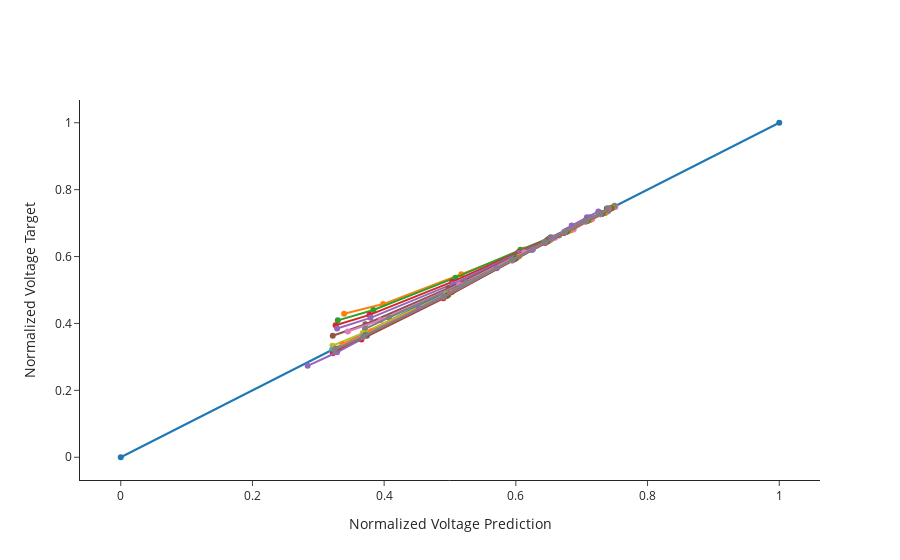

The cell this chart's notebook holds for it:
### Code cell
fig = go.Figure()
fig.add_trace(go.Scatter(x=[0, 1], y=[0, 1], showlegend=False, mode="markers+lines"))
for i in range(0, len(datasets["X_train"]), batch_size * skip):
    df_pred = pd.DataFrame(model.predict(datasets["X_train"][i : i + batch_size], verbose=0)[:, :, 2])
    df_train = pd.DataFrame(datasets["y_train"][i : i + batch_size][:, :, 2])
    fig.add_trace(
        go.Scatter(
            x=df_pred.values[0],
            y=df_train.values[0],
            showlegend=False,
            mode="markers+lines",
        )
    )

fig.update_yaxes(title="Normalized Voltage Target")
fig.update_xaxes(title="Normalized Voltage Prediction")
fig.update_layout(template="simple_white")
fig.update_layout(height=500)

### Figure 1 — Plotly figure (JSON) as saved in the notebook; plotly's stock layout.template omitted (floating-point values rounded to 4 significant figures)
{"data": [{"mode": "markers+lines", "showlegend": false, "type": "scatter", "x": [0, 1], "y": [0, 1]}, {"mode": "markers+lines", "showlegend": false, "type": "scatter", "x": [0.7458, 0.7359, 0.7136, 0.6854, 0.6574, 0.6131, 0.5172, 0.3984, 0.3392], "y": [0.746, 0.7304, 0.7101, 0.6801, 0.657, 0.6214, 0.5474, 0.4579, 0.4289]}, {"mode": "markers+lines", "showlegend": false, "type": "scatter", "x": [0.7462, 0.7335, 0.7115, 0.6795, 0.6529, 0.6069, 0.5083, 0.3837, 0.3297], "y": [0.7463, 0.7303, 0.7096, 0.6799, 0.6574, 0.6202, 0.5369, 0.4401, 0.4093]}, {"mode": "markers+lines", "showlegend": false, "type": "scatter", "x": [0.7455, 0.7321, 0.7098, 0.6774, 0.6503, 0.6039, 0.5032, 0.3779, 0.3263], "y": [0.7452, 0.7291, 0.7081, 0.6773, 0.6533, 0.613, 0.5243, 0.4257, 0.3946]}, {"mode": "markers+lines", "showlegend": false, "type": "scatter", "x": [0.7464, 0.7329, 0.7107, 0.6785, 0.6515, 0.6047, 0.5045, 0.3793, 0.3285], "y": [0.7456, 0.7297, 0.7088, 0.6777, 0.6529, 0.6109, 0.5183, 0.4168, 0.3848]}, {"mode": "markers+lines", "showlegend": false, "type": "scatter", "x": [0.7434, 0.73, 0.7074, 0.6747, 0.6471, 0.6001, 0.4976, 0.3716, 0.3219], "y": [0.7441, 0.7279, 0.7065, 0.6746, 0.6486, 0.6038, 0.5053, 0.3977, 0.3632]}, {"mode": "markers+lines", "showlegend": false, "type": "scatter", "x": [0.7512, 0.7373, 0.716, 0.6879, 0.6595, 0.6128, 0.514, 0.3946, 0.3448], "y": [0.748, 0.7324, 0.7123, 0.6817, 0.6564, 0.6125, 0.5154, 0.4099, 0.376]}, {"mode": "markers+lines", "showlegend": false, "type": "scatter", "x": [0.7498, 0.7403, 0.7121, 0.6874, 0.6656, 0.6244, 0.5251, 0.4076, 0.3709], "y": [0.7516, 0.7364, 0.7173, 0.6877, 0.6631, 0.6198, 0.5231, 0.4178, 0.3837]}, {"mode": "markers+lines", "showlegend": false, "type": "scatter", "x": [0.7448, 0.7294, 0.7072, 0.6738, 0.6463, 0.5981, 0.4944, 0.3676, 0.3216], "y": [0.7434, 0.7271, 0.7055, 0.6721, 0.6438, 0.5943, 0.4872, 0.3711, 0.3333]}, {"mode": "markers+lines", "showlegend": false, "type": "scatter", "x": [0.7426, 0.7287, 0.7062, 0.6732, 0.6453, 0.5971, 0.493, 0.3671, 0.3208], "y": [0.7429, 0.7267, 0.7052, 0.6714, 0.6426, 0.5916, 0.4814, 0.3608, 0.3205]}, {"mode": "markers+lines", "showlegend": false, "type": "scatter", "x": [0.7449, 0.731, 0.7086, 0.6764, 0.6479, 0.5996, 0.4963, 0.3711, 0.3265], "y": [0.7442, 0.7283, 0.7072, 0.6738, 0.6452, 0.5946, 0.4847, 0.365, 0.3247]}, {"mode": "markers+lines", "showlegend": false, "type": "scatter", "x": [0.7467, 0.7344, 0.7121, 0.6823, 0.6532, 0.6048, 0.5029, 0.3807, 0.337], "y": [0.7465, 0.7309, 0.7103, 0.678, 0.65, 0.6004, 0.493, 0.3766, 0.3381]}, {"mode": "markers+lines", "showlegend": false, "type": "scatter", "x": [0.7459, 0.7323, 0.7099, 0.6785, 0.6494, 0.6005, 0.4974, 0.3729, 0.3306], "y": [0.7452, 0.7293, 0.7084, 0.6752, 0.6464, 0.5951, 0.485, 0.3648, 0.3243]}, {"mode": "markers+lines", "showlegend": false, "type": "scatter", "x": [0.743, 0.7283, 0.7061, 0.6729, 0.6443, 0.5944, 0.49, 0.3655, 0.3221], "y": [0.7426, 0.7265, 0.7049, 0.6707, 0.6408, 0.5879, 0.4753, 0.3523, 0.3108]}, {"mode": "markers+lines", "showlegend": false, "type": "scatter", "x": [0.7253, 0.7078, 0.6848, 0.6548, 0.626, 0.5711, 0.4525, 0.3285, 0.2838], "y": [0.735, 0.7173, 0.6928, 0.6548, 0.6221, 0.5647, 0.4451, 0.3138, 0.2734]}, {"mode": "markers+lines", "showlegend": false, "type": "scatter", "x": [0.7381, 0.7293, 0.7067, 0.6761, 0.6458, 0.598, 0.4951, 0.3738, 0.3271], "y": [0.7436, 0.7282, 0.7076, 0.6735, 0.6441, 0.5917, 0.4819, 0.3633, 0.3234]}, {"mode": "markers+lines", "showlegend": false, "type": "scatter", "x": [0.741, 0.728, 0.706, 0.6736, 0.6438, 0.594, 0.4897, 0.3673, 0.324], "y": [0.7434, 0.7275, 0.7064, 0.6725, 0.6427, 0.5897, 0.4796, 0.3613, 0.3218]}, {"mode": "markers+lines", "showlegend": false, "type": "scatter", "x": [0.7397, 0.7281, 0.7059, 0.6739, 0.6437, 0.5941, 0.4902, 0.3686, 0.3247], "y": [0.7436, 0.7279, 0.7071, 0.6734, 0.6437, 0.5905, 0.4803, 0.3613, 0.321]}], "layout": {"autosize": true, "xaxis": {"autorange": true, "range": [-0.06051, 1.061], "title": {"text": "Normalized Voltage Prediction"}, "type": "linear"}, "yaxis": {"autorange": true, "range": [-0.07041, 1.07], "title": {"text": "Normalized Voltage Target"}, "type": "linear"}}}
